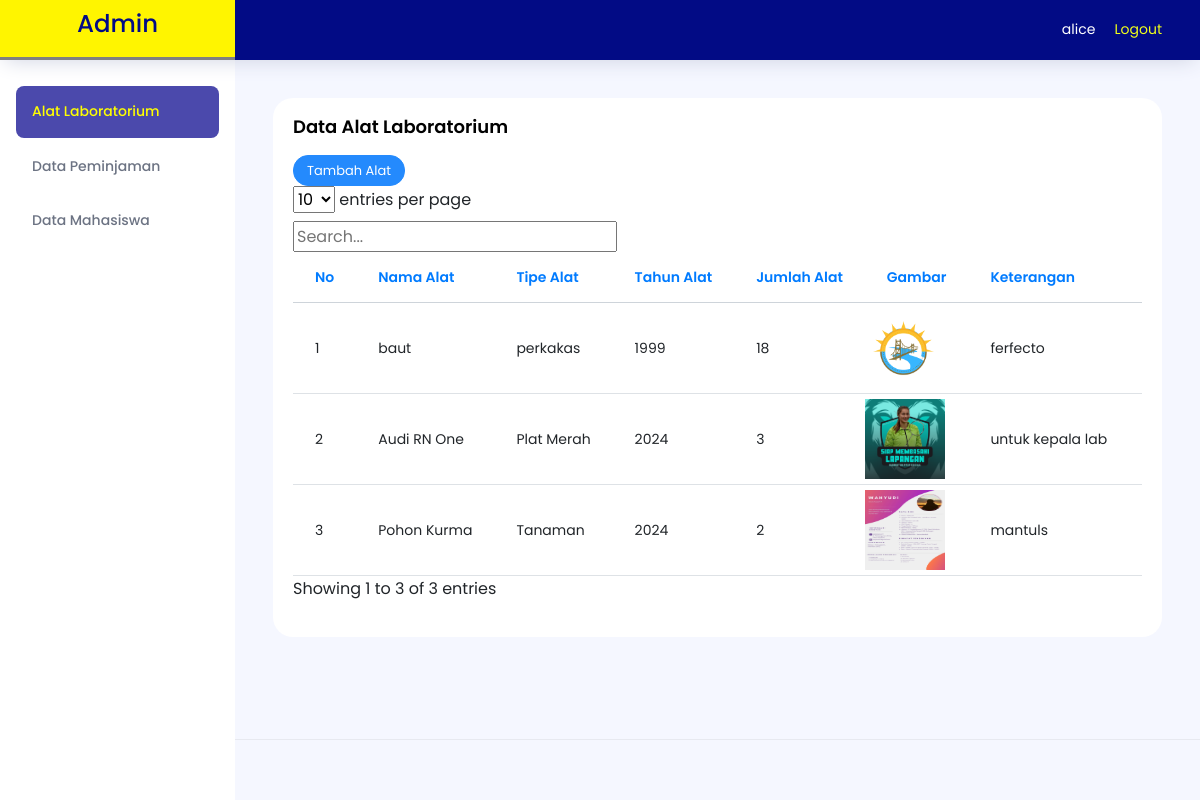
Screenshot of /app/admin/index.php (signed in) with the database file from the repository.
### tables this page shows
CREATE TABLE `alat` (
  `kode_alat` int(50) NOT NULL,
  `nama_alat` varchar(25) NOT NULL,
  `tipe_alat` varchar(25) NOT NULL,
  `tahun_alat` varchar(25) NOT NULL,
  `jumlah_alat` int(4) NOT NULL,
  `foto_alat` varchar(55) NOT NULL,
  `keterangan_alat` varchar(50) NOT NULL
);

### app/admin/index.php (the view, shortened to what this page needs)
<?php
require('../../database/db.php');
?>
<!DOCTYPE html>
<html lang="en">
<head>
   <link rel="stylesheet" href="../../bootstrap/css/bootstrap.min.css">
   <link rel="stylesheet" href="../vendors/feather/feather.css">
   <link rel="stylesheet" href="../vendors/ti-icons/css/themify-icons.css">
   <link rel="stylesheet" href="../vendors/css/vendor.bundle.base.css">
   <link rel="stylesheet" href="../vendors/datatables.net-bs4/dataTables.bootstrap4.css">
   <link rel="stylesheet" href="../vendors/ti-icons/css/themify-icons.css">
   <link rel="stylesheet" type="text/css" href="../js/select.dataTables.min.css">
   <link rel="stylesheet" href="../css/vertical-layout-light/style.css">
   <link href="https://cdn.jsdelivr.net/npm/simple-datatables@latest/dist/style.css" rel="stylesheet" />
</head>
<body>
   <div class="container-scroller">
      <nav class="navbar col-lg-12 col-12 p-0 fixed-top d-flex flex-row">
         <div class="text-center navbar-brand-wrapper d-flex align-items-center justify-content-center" style="background-color: rgba(255,245,0,1); border-bottom: solid grey">
            <h3 class="title" style="color:rgba(2,11,133,1);">Admin</h3>
         </div>
         <div class="navbar-menu-wrapper d-flex align-items-center justify-content-end" style="background-color: rgba(2,11,133,1);">
            <ul class="navbar-nav navbar-nav-right">
               <li class="nav-item nav-profile" style="color: white;"><?php echo $_SESSION['admin']['nama'] ?></li>
               <li class="nav-item nav-profile"><a href="logout.php" style="color: rgba(241,255,25,1)">Logout</a></li>
            </ul>
         </div>
      </nav>
      <div class="container-fluid page-body-wrapper">
         <nav class="sidebar sidebar-offcanvas" id="sidebar">
            <ul class="nav">
               <li class="nav-item">
                  <a href="index.php" class="nav-link" style="color:yellow; background-color:#4B49AC;">Alat Laboratorium</a>
               </li>
               <li class="nav-item">
                  <a href="data-peminjaman.php" class="nav-link">Data Peminjaman</a>
               </li>
               <li class="nav-item">
                  <a href="data-mahasiswa.php" class="nav-link">Data Mahasiswa</a>
               </li>
            </ul>
         </nav>
         <div class="main-panel">
            <div class="content-wrapper">
               <div class="row">
                  <div class="col-lg-12 grid-margin stretch-card">
                     <div class="card">
                        <div class="card-body">
                           <h4 class="card-title">Data Alat Laboratorium</h4>
                           <button type="button" class="btn btn-sm btn-info" data-bs-toggle="modal" data-bs-target="#exampleModal" data-bs-whatever="@mdo">Tambah Alat</button>
                           <div class="table-responsive">
                              <table id="datatablesSimple" class="table table-hover">
                                 <thead>
                                    <tr>
                                       <th>No</th>
                                       <th>Nama Alat</th>
                                       <th>Tipe Alat</th>
                                       <th>Tahun Alat</th>
                                       <th>Jumlah Alat</th>
                                       <th>Gambar</th>
                                       <th>Keterangan</th>
                                       <th></th>
                                    </tr>
                                 </thead>
                                 <tbody>
                                    <?php
                                    $no = 1;
                                    $alat = mysqli_query($conn, "SELECT * FROM alat");
                                    if (mysqli_num_rows($alat) > 0) {
                                       while ($row = mysqli_fetch_array($alat)) {
                                    ?>
                                          <tr>
                                             <td><?php echo $no++; ?></td>
                                             <td><?php echo $row['nama_alat']; ?></td>
                                             <td><?php echo $row['tipe_alat']; ?></td>
                                             <td><?php echo $row['tahun_alat']; ?></td>
                                             <td><?php echo $row['jumlah_alat']; ?></td>
                                             <td style="padding:5px 0;"><img src="foto/<?php echo $row['foto_alat']; ?>" alt="" style="border-radius:0; height:80px; width:80px;"></td>
                                             <td><?php echo $row['keterangan_alat']; ?></td>
                                             <td>
                                             </td>
                                          </tr>
                                       <?php }
                                    } else {
                                       ?>
                                       <tr>
                                          <td colspan="7" class="text-center">Tidak ada alat</td>
                                       </tr>
                                    <?php
                                    } ?>
                                 </tbody>
                              </table>
                           </div>
                        </div>
                     </div>
                  </div>
               </div>
            </div>
            <footer class="footer">
            </footer>
         </div>
      </div>
   </div>
</body>
</html>

### app/admin/index.php (style rules this page uses)
* { font-family: 'Poppins', sans-serif; }

### rows the page displays
alat: nama_alat "baut", tipe_alat "perkakas", tahun_alat "1999", jumlah_alat "18", foto_alat (picture), keterangan_alat "ferfecto"
alat: nama_alat "Audi RN One", tipe_alat "Plat Merah", tahun_alat "2024", jumlah_alat "3", foto_alat (picture), keterangan_alat "untuk kepala lab"
alat: nama_alat "Pohon Kurma", tipe_alat "Tanaman", tahun_alat "2024", jumlah_alat "2", foto_alat (picture), keterangan_alat "mantuls"

### other values shown
$_SESSION['admin']['nama'] "alice"
